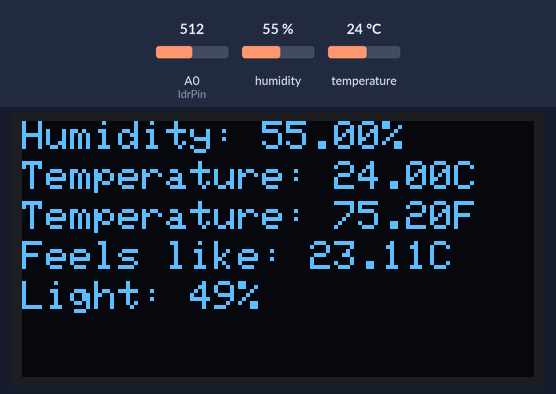
Recording of a sketch running on a simulated Arduino Uno, built with avr-gcc and run on an emulated ATmega328P. Parts: 128×64 one-colour display. The test bench sets the inputs (shaded band); at power-on: humidity 55 %, A0 (ldrPin) = 512, temperature 24 °C.

Above: at 1.2 s.
1.3 s: humidity set to 22 %
At 3.4 s:
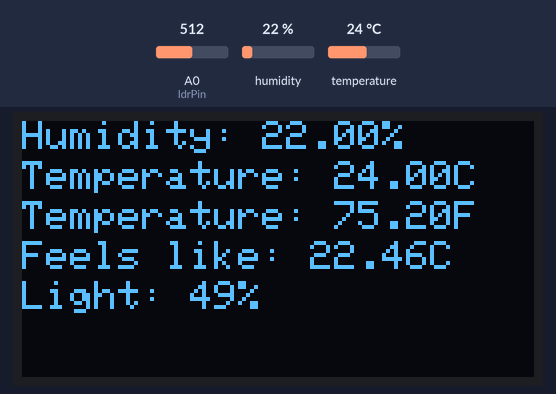
3.7 s: A0 (ldrPin) set to 716
At 4.9 s:
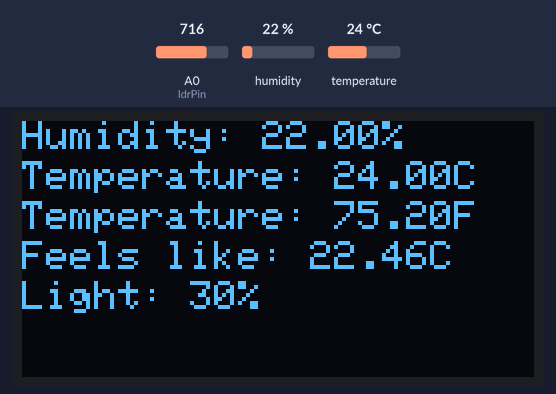
5.8 s: temperature set to 12 °C
At 7.6 s:
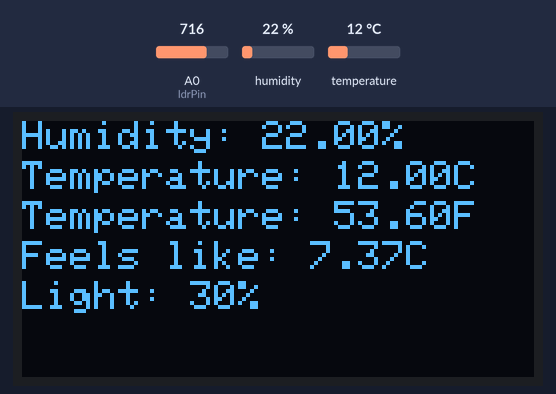
7.9 s: A0 (ldrPin) set to 900
At 9.1 s:
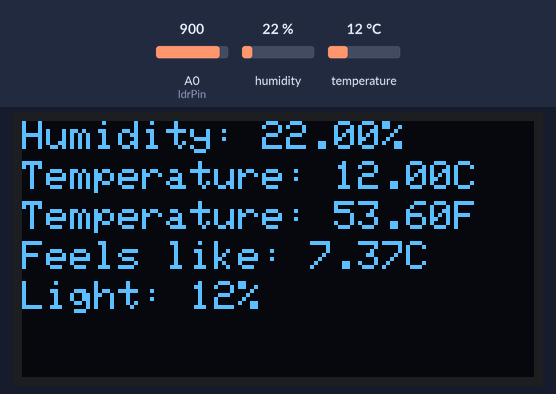
10.0 s: humidity set to 40 %
At 11.8 s:
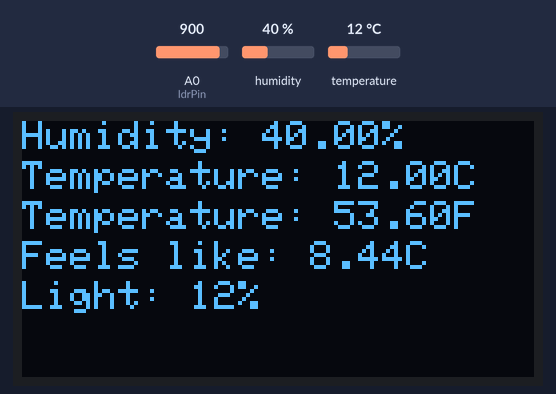
12.1 s: A0 (ldrPin) set to 1023
At 13.4 s:
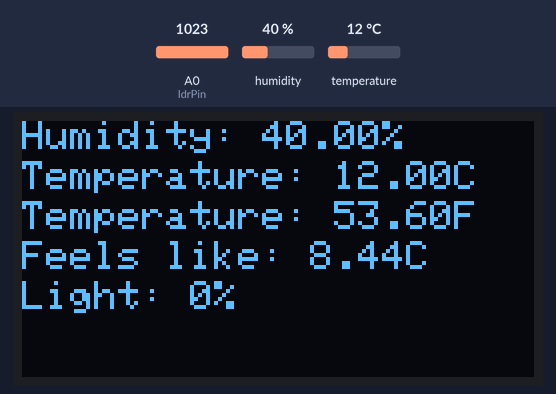
Timing chart, 0 to 15.1 s (numbered marks = the images above; inputs shaded):
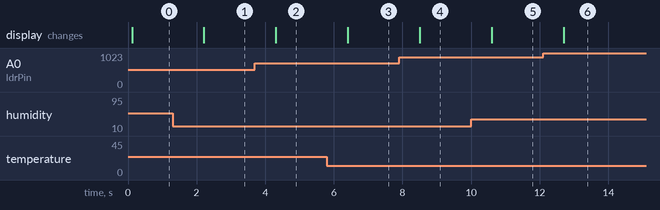

Measured:
- after the input at 1.3 s, the display: changes after 0.92 s (image 1)
- after the input at 3.7 s, the display: changes after 0.61 s (image 2)
- after the input at 5.8 s, the display: changes after 0.61 s (image 3)
- after the input at 7.9 s, the display: changes after 0.61 s (image 4)
- after the input at 10.0 s, the display: changes after 0.61 s (image 5)
- after the input at 12.1 s, the display: changes after 0.60 s (image 6)

The sketch:

Weather_Station_with_oled.ino
```cpp
#include "DHT.h"
#include <Wire.h>
#include <Adafruit_GFX.h>
#include <Adafruit_SH1106.h>

#define DHTPIN 2
#define DHTTYPE DHT11
DHT dht(DHTPIN, DHTTYPE);
#define OLED_RESET -1
String Comment;

Adafruit_SH1106 display(OLED_RESET);

int ldrPin = A0;
int ldrValue = 0;

void setup() {
  Serial.begin(9600);
  dht.begin();

  display.begin(SH1106_SWITCHCAPVCC, 0x3C); // Initialize OLED
  display.clearDisplay();
  display.display();

  pinMode(ldrPin, INPUT);
}

void loop() {
  float h = dht.readHumidity();
  float t = dht.readTemperature();
  float f = dht.readTemperature(true);

  // simplified version of the heat index formula
  float feelsLikeC = t + (0.33 * (1.0 - (h / 100.0)) * (t - 30.0));

  if (feelsLikeC >= 32) {
    Comment = "It is hot today";
  }
  else if (feelsLikeC < 32) {
    Comment = "The weather is okay";
  }

  ldrValue = analogRead(ldrPin);
  float sunlight = map(ldrValue, 0, 1023, 0, 100);
  display.clearDisplay();

  display.setTextSize(1);
  display.setTextColor(WHITE);
  display.setCursor(0, 0);
  display.print("Humidity: ");
  display.print(h);
  display.print("%");

  display.setTextSize(1);
  display.setCursor(0, 10);
  display.print("Temperature: ");
  display.print(t);
  display.print("C");

  display.setTextSize(1);
  display.setCursor(0, 20);
  display.print("Temperature: ");
  display.print(f);
  display.print("F");

  display.setTextSize(1);
  display.setCursor(0, 30);
  display.print("Feels like: ");
  display.print(feelsLikeC);
  display.print("C");

  display.setTextSize(1);
  display.setCursor(0, 40);
  display.print("Light: ");
  display.print(map(ldrValue, 1023, 0, 0, 100)); // In my sensor at minimum light value 1023
  display.print("%");

  display.display();
  delay(1000);
}
```
